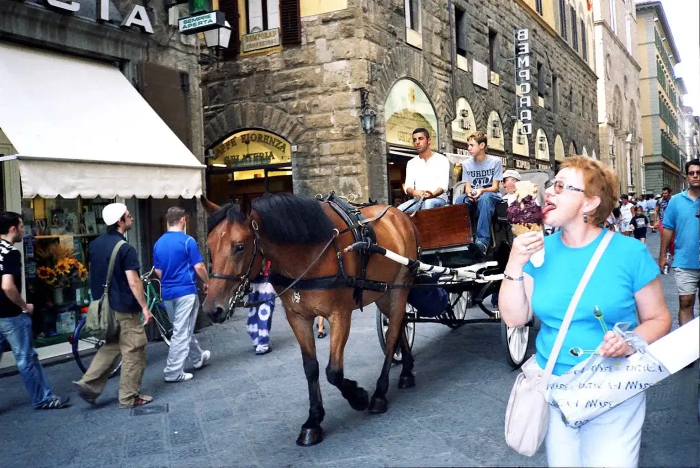
#> input picture photos2003/florence_00.webp, 1400 x 936 px (shown at 1/2 size)
$ python -i render.py   (imports and definitions only)
#> lines starting #> are read from the running program, lines starting #| are printed output that depends on the picture
# Render YouTube slideshow videos (one per chapter) from the site's photo bundles + music loops.
# usage: python3 yt/render.py <slug> [chapter_index ...]
import json, sys, os, base64, subprocess, glob, re
import numpy as np, cv2
from PIL import Image, ImageDraw, ImageFont, ImageFilter
# [1 line not run here, left out]
W,H,FPS=1280,720,25
SLIDE=5.0; XF=1.0; INTRO=4.5; OUTRO=4.5
F=lambda n,s: ImageFont.truetype(f'{ROOT}/yt/fonts/{n}.ttf',s)
GOLD=(232,176,74)

# [1 line that did not run here, left out]
# [1 line that did not run here, left out]
# [1 line that did not run here, left out]

# [17 lines left out: functions groups, load_photos, dec, not called in this run]

Z=1.12; CW,CH=int(W*Z),int(H*Z)
def canvas(im):
    h0,w0=im.shape[:2]; ar=w0/h0
#> after `h0, w0 = im.shape[:2]`: h0 = 936; w0 = 1400
#> after `ar = w0 / h0`: ar = 1.5
    if ar>=1.3:   # landscape: cover
        s=max(CW/w0,CH/h0); r=cv2.resize(im,(int(w0*s+1),int(h0*s+1)),interpolation=cv2.INTER_CUBIC)
#> after `s = max(CW / w0, CH / h0)`: s = 1.02
#> after `r = cv2.resize(im, (int(w0 * s + 1), int(h0 * s + 1)), interpolation=c`:
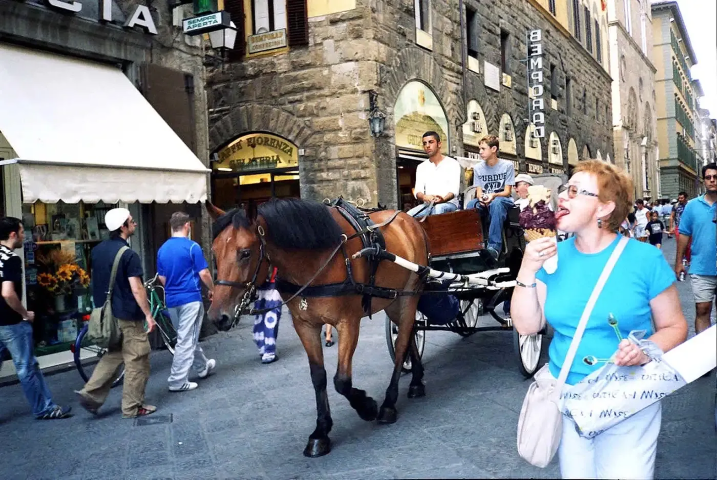
#> r: shape (959, 1434, 3) (shown at 1/2 size); mean R, G, B 121, 125.9, 130.2
        y=(r.shape[0]-CH)//2; x=(r.shape[1]-CW)//2; return r[y:y+CH,x:x+CW]
#> after `y = (r.shape[0] - CH) // 2`: y = 76
#> after `x = (r.shape[1] - CW) // 2`: x = 0
#> after `return r[y:y + CH, x:x + CW]`:
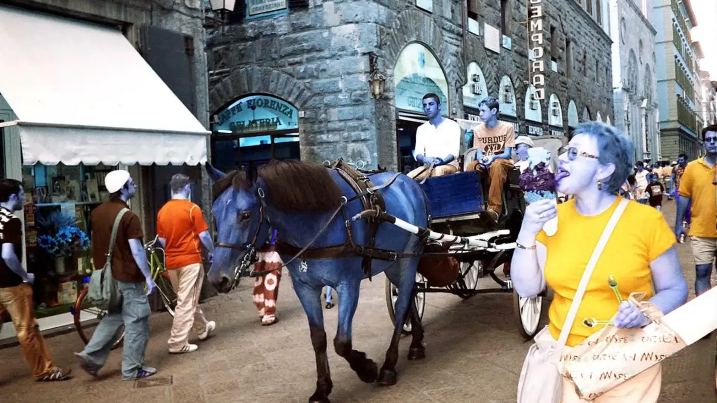
#> returned value: shape (806, 1433, 3) (shown at 1/2 size); mean of channels 0, 1, 2 120.5, 124.8, 128.5; drawn as B, G, R
    s=max(CW/w0,CH/h0); bg=cv2.resize(im,(int(w0*s+1),int(h0*s+1)))
    y=(bg.shape[0]-CH)//2; x=(bg.shape[1]-CW)//2; bg=bg[y:y+CH,x:x+CW]
    bg=cv2.GaussianBlur(bg,(0,0),28); bg=(bg*0.45).astype(np.uint8)
    s=CH*0.96/h0; fg=cv2.resize(im,(int(w0*s),int(h0*s)),interpolation=cv2.INTER_CUBIC)
    y=(CH-fg.shape[0])//2; x=(CW-fg.shape[1])//2; bg[y:y+fg.shape[0],x:x+fg.shape[1]]=fg; return bg

# [10 lines left out: function kb, not called in this run]

def text_layer(draw_fn):
    im=Image.new('RGBA',(W,H),(0,0,0,0)); draw_fn(im); a=np.array(im).astype(np.float32)/255
    return a[...,:3][...,::-1].copy(), a[...,3:4].copy()
def shadowed(im,xy,txt,font,fill,anchor='ls',blur=6):
    sh=Image.new('RGBA',im.size,(0,0,0,0)); d=ImageDraw.Draw(sh); d.text((xy[0]+2,xy[1]+3),txt,font=font,fill=(0,0,0,200),anchor=anchor)
    sh=sh.filter(ImageFilter.GaussianBlur(blur)); im.alpha_composite(sh); ImageDraw.Draw(im).text(xy,txt,font=font,fill=fill,anchor=anchor)
# [71 lines left out: functions wrap, caption_layer, card_layer, render, not called in this run]

# [5 lines not run here, left out]

>>> import cv2
>>> picture = cv2.cvtColor(cv2.imread('../photos2003/florence_00.webp'), cv2.COLOR_BGR2RGB)
>>> result = canvas(picture)

$ run again, on photos2003/florence_02.webp
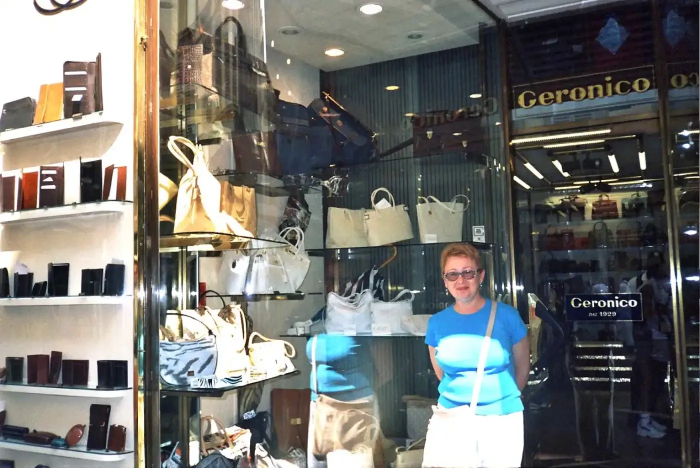
#> input picture photos2003/florence_02.webp, 1400 x 936 px (shown at 1/2 size)
#> in canvas, `r = cv2.resize(im, (int(w0 * s + 1), int(h0 * s + 1)), interpolation=c`:
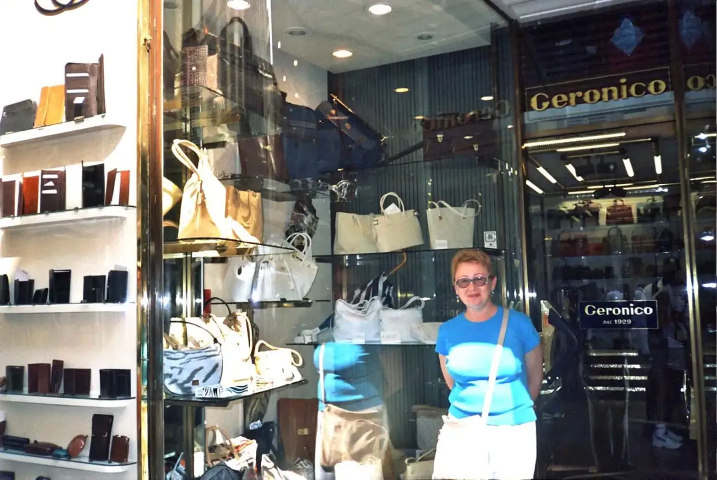
#> r: shape (959, 1434, 3) (shown at 1/2 size); mean R, G, B 114.3, 114.6, 110.7
#> in canvas, `return r[y:y + CH, x:x + CW]`:
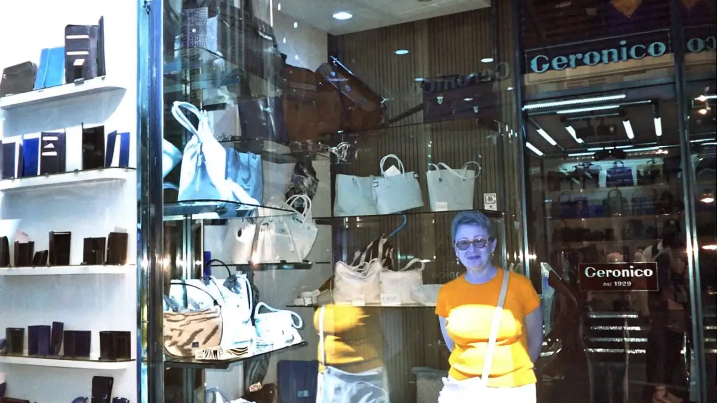
#> returned value: shape (806, 1433, 3) (shown at 1/2 size); mean of channels 0, 1, 2 111.4, 112.2, 108.1; drawn as B, G, R
